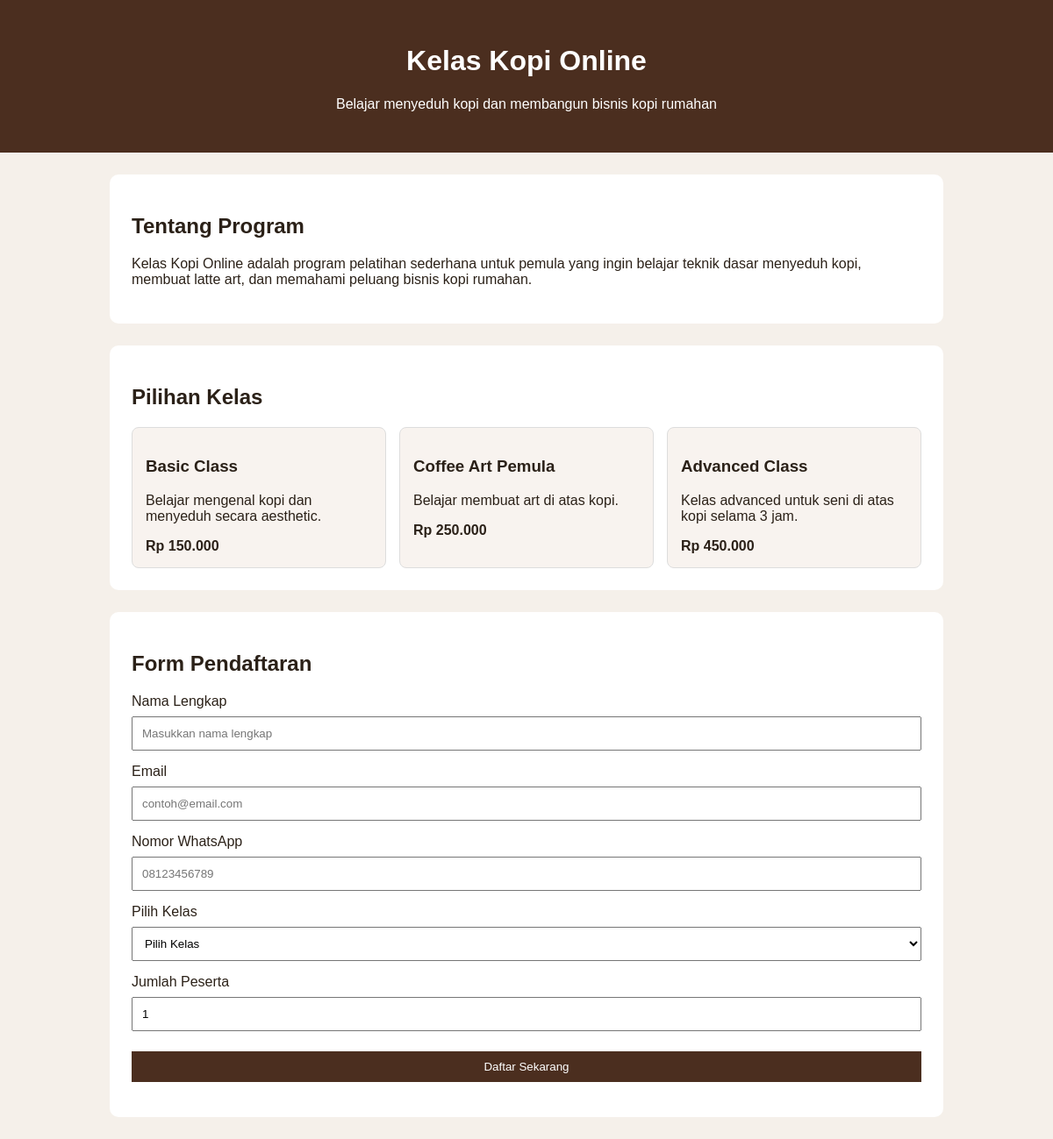
The page / on the database its author committed.
### tables this page shows
CREATE TABLE `courses` (
  `id` int(5) NOT NULL,
  `name` varchar(20) NOT NULL,
  `description` text NOT NULL,
  `price` double NOT NULL
);

### index.php (the view, shortened to what this page needs)
<?php
include 'header.php';
?>
<section>
    <h2>Tentang Program</h2>
    <p> Kelas Kopi Online adalah program pelatihan sederhana untuk pemula yang ingin belajar teknik dasar menyeduh kopi, membuat latte art, dan memahami peluang bisnis kopi rumahan.</p>
</section>
<section>
    <h2>Pilihan Kelas</h2>
    <div>
        <?php
        $sql = "SELECT * FROM courses";
        $query = mysqli_query($conn, $sql);
        ?>
        <div class="cards">
            <?php
            while ($result = mysqli_fetch_assoc($query)) {
            ?>
                <div class="card">
                    <h3><?= $result['name'] ?></h3>
                    <p><?= $result['description'] ?></p>
                    <strong>Rp <?= number_format($result['price'], 0, ',', '.') ?></strong>
                </div>
            <?php }  ?>
        </div>
    </div>
</section>
<section>
    <h2>Form Pendaftaran</h2>
    <?php include 'frm_pendaftaran.php'; ?>
</section>
</body>
</html>

### header.php (shortened to what this page needs)
<!DOCTYPE html>
<html lang="en">
<head>
    <link rel="stylesheet" href="css/style.css">
</head>
<body>
    <header>
        <h1>Kelas Kopi Online</h1>
        <p>Belajar menyeduh kopi dan membangun bisnis kopi rumahan</p>
    </header>

### frm_pendaftaran.php (shortened to what this page needs)
<form method="POST" action="sv_pendaftaran.php">
    <label>Nama Lengkap</label>
    <input type="text" name="full_name" placeholder="Masukkan nama lengkap">
    <label>Email</label>
    <input type="email" name="email" placeholder="contoh@email.com">
    <label>Nomor WhatsApp</label>
    <input type="text" name="phone_number" placeholder="08123456789">
    <label>Pilih Kelas</label>
    <select name="course_id">
        <option value="">Pilih Kelas</option>
    </select>
    <label>Jumlah Peserta</label>
    <input type="number" name="participant_count" min="1" value="1">
    <button type="submit" name="daftar">Daftar Sekarang</button>
</form>

### css/style.css (style rules this page uses)
body { font-family: Arial, sans-serif; background: #f5f0ea; margin: 0; color: #2b2118; }
header { background: #4b2e1f; color: white; padding: 30px; text-align: center; }
section { max-width: 900px; margin: 25px auto; background: white; padding: 25px; border-radius: 10px; }
.cards { display: flex; gap: 15px; flex-wrap: wrap; }
.card { flex: 1; min-width: 220px; background: #f8f3ef; border: 1px solid #ddd; padding: 15px; border-radius: 8px; }
input, select, button { width: 100%; padding: 10px; margin-top: 8px; margin-bottom: 15px; box-sizing: border-box; }
button { background: #4b2e1f; color: white; border: none; cursor: pointer; }

### rows shown on the page
courses: name "Basic Class", description "Belajar mengenal kopi dan menyeduh secara aesthetic.", price "150.000"
courses: name "Coffee Art Pemula", description "Belajar membuat art di atas kopi.", price "250.000"
courses: name "Advanced Class", description "Kelas advanced untuk seni di atas kopi selama 3 jam.", price "450.000"
